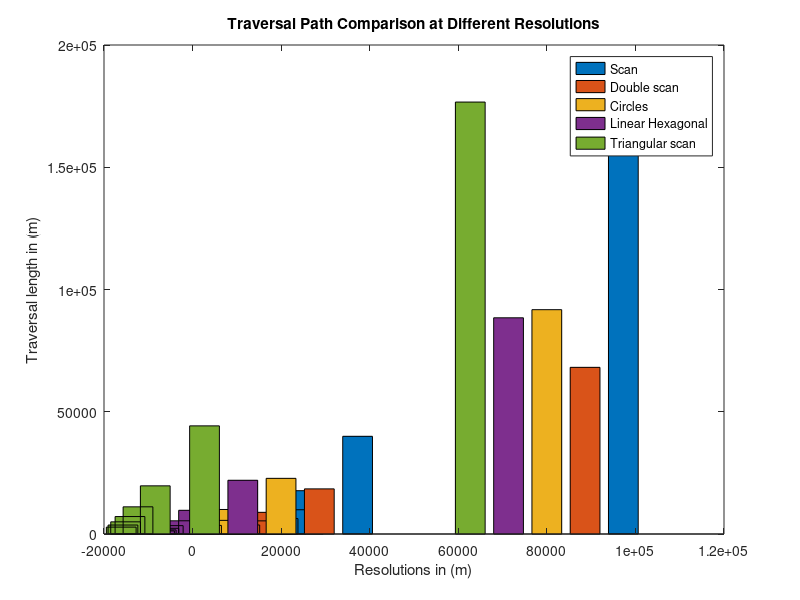

The MATLAB script that drew this image: (Note: this script raises an error after producing the figure.)
m = 200;
resolutions = 10:10:80;

coordinates = zeros(length(resolutions), 6);

for i = 1:length(resolutions)
    r = resolutions(i);
    y_scan = (m / r) * (m^2 / r - r) + m - r;
    y_Dscan = 2 * y_scan;
    y_circle = (m^2 / (2 * r)) * ((pi * m) / (2 * r) + pi / 2 + 1) + m - r;
    y_triangular = (m / r) * (m^2 / (0.9 * r) - m / 9 - r) + m - r;
    y_LH = (m / r) * ((2 * m^2 / (1.732 * r)) - (2 * m / 1.732) + m - r) + m - r;
    y_zcurve = (m / r) * ((m^2 / r) * (1 + 1 / sqrt(2)) + ((m^2 / r^2) - 1) * r / 2) + m - r / 2;

    coordinates(i, :) = [ y_scan, y_Dscan, y_circle, y_LH, y_triangular, y_zcurve];
end

figure;
bar(coordinates(:, 1), coordinates(:, 2:end));

xlabel('Resolutions in (m)');
ylabel('Traversal length in (m)');
title('Traversal Path Comparison at Different Resolutions');

legend('Scan', 'Double scan', 'Circles', 'Linear Hexagonal', 'Triangular scan', 'Z-Curve', 'Location', 'Best');
colormap('parula');

% Display values of all traversal path lengths
disp('Resolutions  Scan    Double Scan Circles Linear Hexagonal Triangular Z-Curve');
disp(num2str(coordinates));
